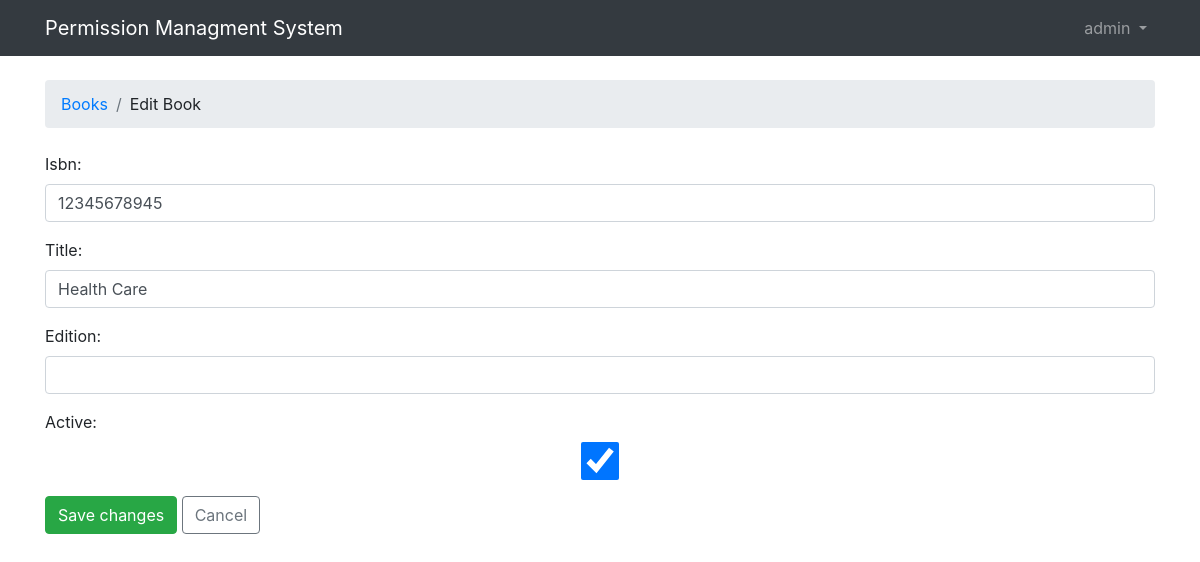
Page /books/20/edit/ (signed in) on the earlier database version.
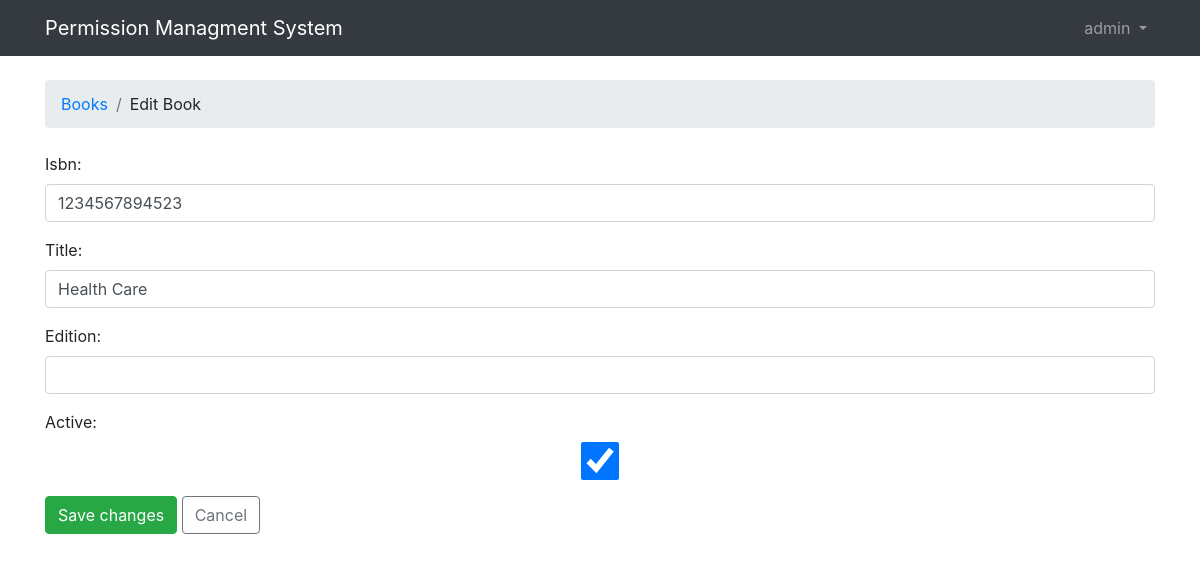
Same page on the later database version.
### permissions/models.py (models this page shows, shortened)
class Book(models.Model):
    publisher = models.ForeignKey(Publisher, null=True, blank=True, related_name='+', on_delete=models.CASCADE)
    title = models.CharField(max_length=100, blank=True)
    isbn = models.CharField(max_length=13, unique=True, validators=[MinLengthValidator(13)])
    edition = models.CharField(max_length=10, blank=True)
    active = models.BooleanField(default=True)
    created_at = models.DateTimeField(auto_now_add=True, null=True)

### permissions/views.py (the view, shortened to what this page needs)
# urls.py: url(r'^books/(?P<book_pk>\d+)/edit/$', views.BookUpdateView.as_view(), name='edit_book'),
@method_decorator(login_required, name='dispatch')
class BookUpdateView(UpdateView):
    model = Book
    fields = ('isbn', 'title', 'edition', 'active')
    template_name = 'edit_book.html'
    pk_url_kwarg = 'book_pk'
    context_object_name = 'book_e'

### permissions/templatetags/form_tags.py (called while the page is built)
@register.filter
def input_class(bound_field):
    css_class = ''
    if bound_field.form.is_bound:
        if bound_field.errors:
            css_class = 'is-invalid'
        elif field_type(bound_field) != 'PasswordInput':
            css_class = 'is-valid'
    return 'form-control {}'.format(css_class)

### templates/edit_book.html (shortened to what this page needs)
{% extends 'base.html' %}
{% block breadcrumb %}
  <li class="breadcrumb-item"><a href="{% url 'home'%}">Books</a></li>
  <li class="breadcrumb-item" active>Edit Book</li>
{% endblock %}
{% block content %}
  <form method="post" class="mb-4" novalidate>
    {% include 'includes/form.html' %}
    <button type="submit" class="btn btn-success">Save changes</button>
    <a href="{% url 'home'%}"  class="btn btn-outline-secondary" role="button">Cancel<a>
  </form>
{% endblock %}

### templates/includes/form.html (shortened to what this page needs)
{% load form_tags widget_tweaks %}
{% for field in form %}
  <div class="form-group">
    {{ field.label_tag }}
    {% render_field field class=field|input_class %}
  </div>
{% endfor %}

Differences in the rows shown:
changed Book "Health Care": isbn "12345678945" → "1234567894523"
